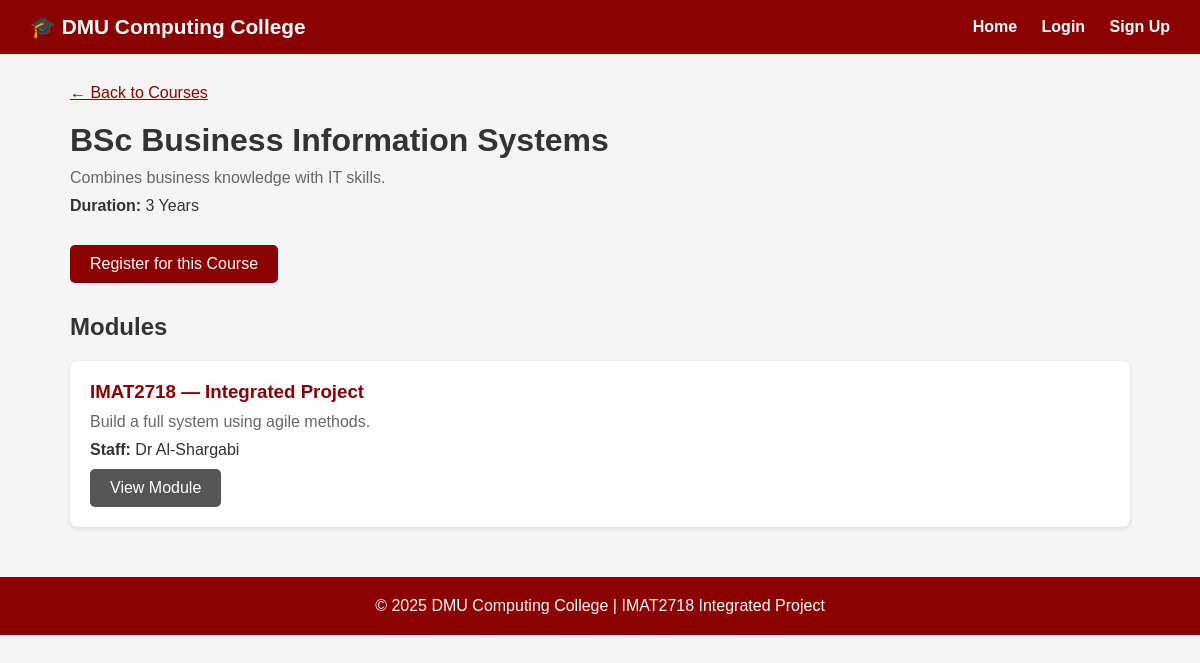
/course/2, run on the app's committed database.
### tables this page shows
CREATE TABLE courses (
            id INTEGER PRIMARY KEY AUTOINCREMENT,
            name TEXT NOT NULL,
            description TEXT,
            duration TEXT
        );

CREATE TABLE modules (
            id INTEGER PRIMARY KEY AUTOINCREMENT,
            module_code TEXT NOT NULL,
            title TEXT NOT NULL,
            description TEXT,
            contents TEXT,
            staff_member TEXT,
            course_id INTEGER,
            FOREIGN KEY (course_id) REFERENCES courses(id)
        );

### app.py (the view)
@app.route('/course/<int:course_id>')
def course(course_id):
    db = get_db()
    course = db.execute('SELECT * FROM courses WHERE id = ?', (course_id,)).fetchone()
    modules = db.execute('SELECT * FROM modules WHERE course_id = ?', (course_id,)).fetchall()
    db.close()
    return render_template('course.html', course=course, modules=modules)

### database.py (called while the page is built)
def get_db():
    conn = sqlite3.connect('college.db')
    conn.row_factory = sqlite3.Row
    return conn

### templates/course.html
{% extends 'base.html' %}
{% block content %}
<a href="/" style="color:#8B0000;">← Back to Courses</a>
<h1 style="margin: 20px 0 10px;">{{ course['name'] }}</h1>
<p style="color:#666; margin-bottom:10px;">{{ course['description'] }}</p>
<p style="margin-bottom:30px;"><strong>Duration:</strong> {{ course['duration'] }}</p>
<a href="/register/{{ course['id'] }}" class="btn btn-primary" style="margin-bottom:30px;">Register for this Course</a>
<h2 style="margin-bottom:20px;">Modules</h2>
{% for module in modules %}
<div class="card">
    <h3>{{ module['module_code'] }} — {{ module['title'] }}</h3>
    <p style="margin-bottom:10px; color:#666;">{{ module['description'] }}</p>
    <p style="margin-bottom:10px;"><strong>Staff:</strong> {{ module['staff_member'] }}</p>
    <a href="/module/{{ module['id'] }}" class="btn btn-secondary">View Module</a>
</div>
{% endfor %}
{% endblock %}

### templates/base.html (style rules this page uses)
* { margin: 0; padding: 0; box-sizing: border-box; }
body { font-family: Arial, sans-serif; background: #f5f5f5; color: #333; }
.btn { padding: 10px 20px; border: none; border-radius: 5px; cursor: pointer; text-decoration: none; display: inline-block; font-size: 1em; }
.btn-primary { background: #8B0000; color: white; }
.btn-secondary { background: #555; color: white; }
.card { background: white; border-radius: 8px; padding: 20px; margin-bottom: 20px; box-shadow: 0 2px 5px rgba(0,0,0,0.1); }
.card h3 { color: #8B0000; margin-bottom: 10px; }

### data on the page
courses: name "BSc Business Information Systems", description "Combines business knowledge with IT skills.", duration "3 Years"
modules: module_code "IMAT2718", title "Integrated Project", description "Build a full system using agile methods.", staff_member "Dr Al-Shargabi"
